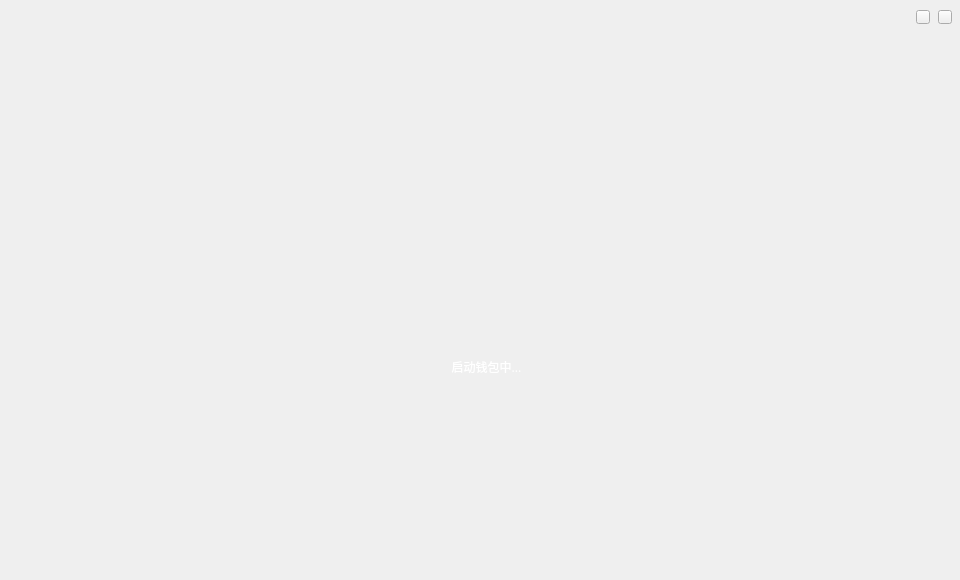
<?xml version="1.0" encoding="UTF-8"?>
<ui version="4.0">
 <class>WaitingForSync</class>
 <widget class="QWidget" name="WaitingForSync">
  <property name="geometry">
   <rect>
    <x>0</x>
    <y>0</y>
    <width>960</width>
    <height>580</height>
   </rect>
  </property>
  <property name="windowTitle">
   <string>Form</string>
  </property>
  <widget class="QToolButton" name="closeBtn">
   <property name="geometry">
    <rect>
     <x>938</x>
     <y>10</y>
     <width>14</width>
     <height>14</height>
    </rect>
   </property>
   <property name="cursor">
    <cursorShape>PointingHandCursor</cursorShape>
   </property>
   <property name="focusPolicy">
    <enum>Qt::NoFocus</enum>
   </property>
   <property name="text">
    <string/>
   </property>
  </widget>
  <widget class="QToolButton" name="minBtn">
   <property name="geometry">
    <rect>
     <x>916</x>
     <y>10</y>
     <width>14</width>
     <height>14</height>
    </rect>
   </property>
   <property name="cursor">
    <cursorShape>PointingHandCursor</cursorShape>
   </property>
   <property name="focusPolicy">
    <enum>Qt::NoFocus</enum>
   </property>
   <property name="text">
    <string/>
   </property>
  </widget>
  <widget class="QLabel" name="loadingLabel">
   <property name="geometry">
    <rect>
     <x>336</x>
     <y>351</y>
     <width>301</width>
     <height>31</height>
    </rect>
   </property>
   <property name="font">
    <font>
     <family>微软雅黑</family>
     <pointsize>9</pointsize>
    </font>
   </property>
   <property name="styleSheet">
    <string notr="true">color: rgb(255, 255, 255);</string>
   </property>
   <property name="text">
    <string>启动钱包中...</string>
   </property>
   <property name="alignment">
    <set>Qt::AlignCenter</set>
   </property>
  </widget>
 </widget>
 <resources/>
 <connections/>
</ui>
